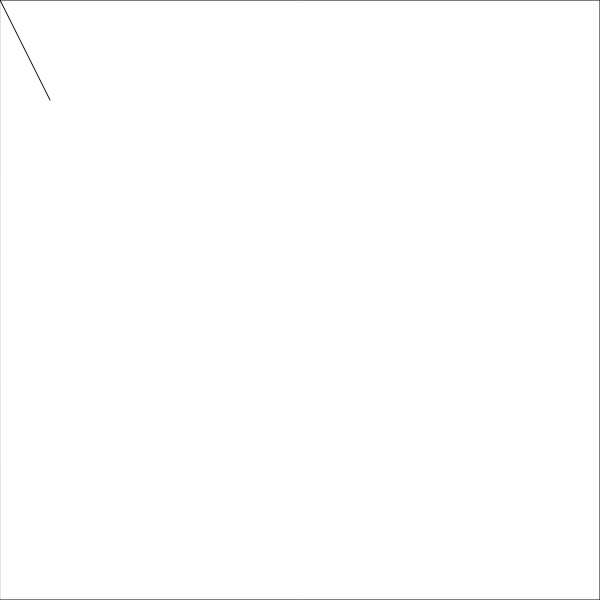
Frame 1 (no input)
Frame 60 (no input): identical to frame 1, image omitted
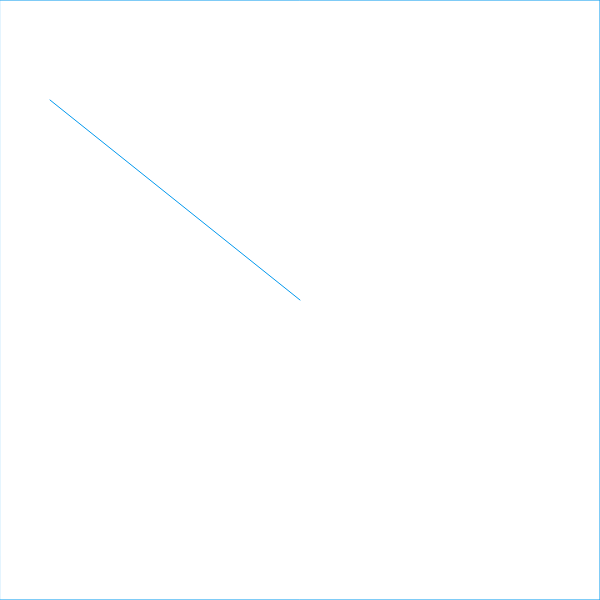
Frame 120 (the mouse pressed at the canvas centre since frame 60)

The p5.js sketch that drew these frames (run headless with seeded random() and noise() and a simulated clock; from frame 60 on, the mouse is pressed at the canvas centre):

// p5.js sketch
// ── sketch.js
/* Mouse following using built-in variables
Courtney Edwards 2018-09-01*/


function setup() {
  var secondCanvas = createCanvas(600, 600);  // create a square window for drawing
  //secondCanvas.parent('sketch2');  // Connect with the <div id="sketch2">
}

function draw() {
  fill(255,255,255);
  rect(0,0,600,600);
  line(mouseX, mouseY, 50, 100);
  // Draw a circle
  if (mouseIsPressed) {
    // When the mouse button is pressed
    // change the colour randomly
    
    stroke(random(255), random(255), random(255));
    
  } 

}
